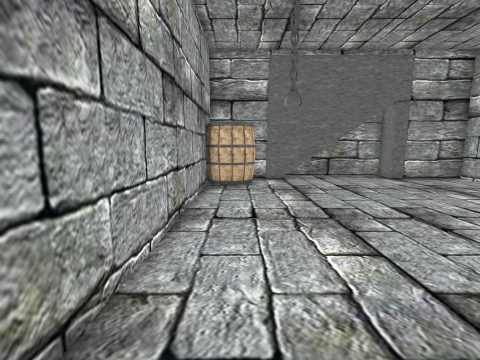
[1] (above)

12 first-person views from a walk through a 3-D level made in the Unity game engine. The camera is 1.3 m above the floor, tilts 8° down and sees 90° across. The floor is counted in squares, 0.5 m on a side. Each view is taken from the middle of a square. On the plan, view 1 faces up. The plan holds only what a view shows up to about 17 squares ahead; the rest is blank. The place goes on beyond the plan. The player is left out. Some animated figures are left out.

[2]
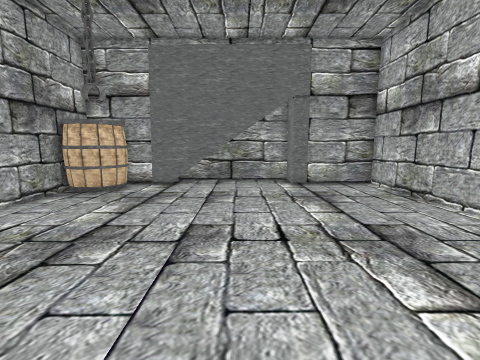

[3]
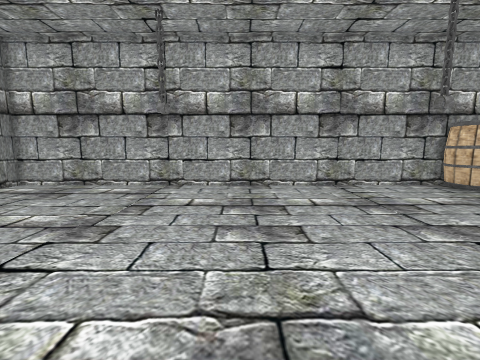

[4]
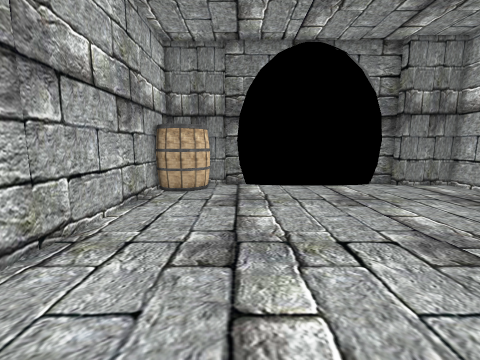

[5]
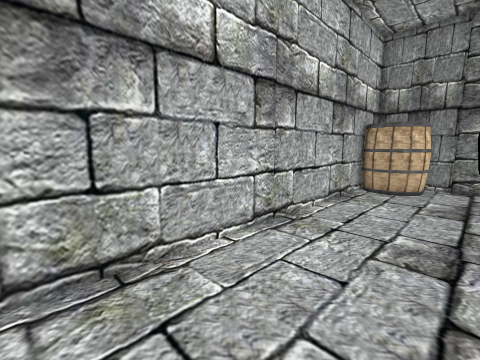

[6]
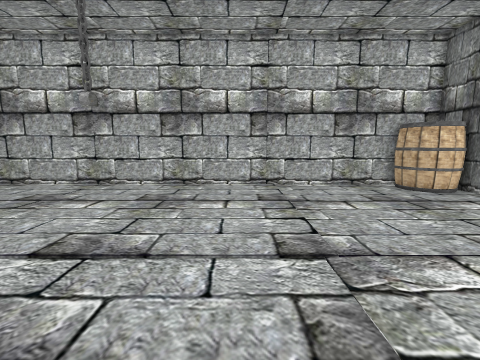

[7]
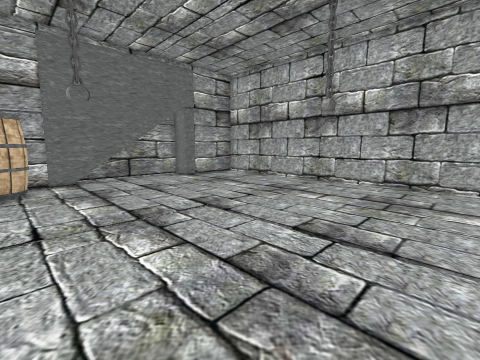

[8]
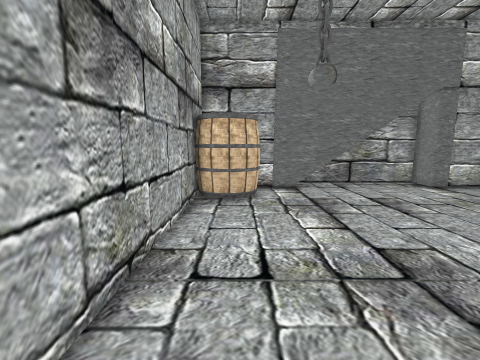

[9]
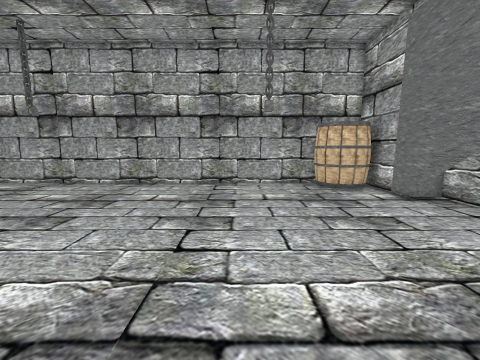

[10]
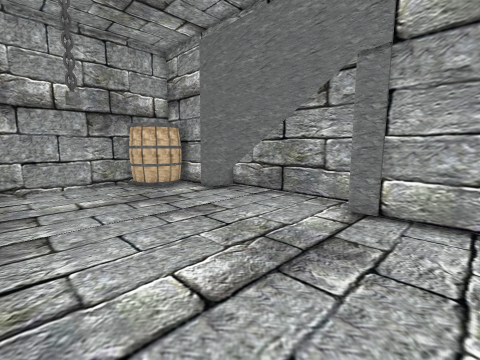

[11]
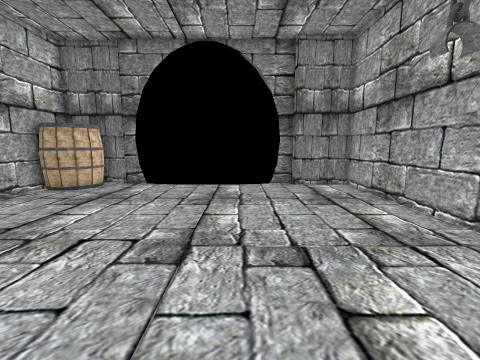

[12]
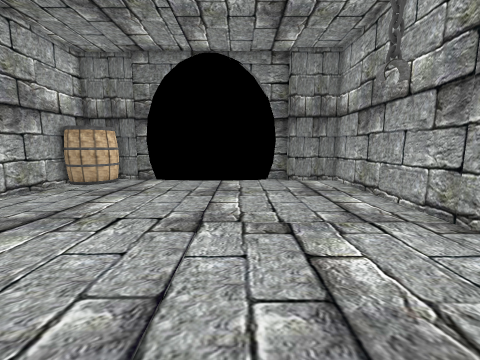

### Floor plan
Key: @ floor where view 1 was taken; # wall or solid block; . floor; B barrel; T thing the floor can be seen under or through.
Columns run from 2 left of view 1 to 17 right of it. Each row starts with its distance up from view 1.
 20      ##########
 19  #####........######
 18   BB##TTTT....##   #
 17    B...............#
 16 B BB...............#
 15 #BB................#
 14 #..................#
 13 #..................#
 12 #..................#
 11 #..................#
 10 #..................#
  9 #..................#
  8 #..................#
  7 #..................#
  6 #............. ....#
  5 #..................#
  4 #..................#
  3 #..................#
  2 #..................#
  1 #..................#
  0 #.@................#
 -1 #..................#
 -2 #..................#
 -3 #..................#
 -4 #..................#
 -5 #..................#
 -6 #..................#
 -7 #..................#
 -8 #..................#
 -9 #..................#
-10 #..................#
-11 #...............BBB#
-12 #...............B  B
-13 ####.         ..B
-14    ###        ####

Positions as (right, up) in squares from view 1, and headings:
1: (0, 0), facing up
2: (8, 2), facing up
3: (14, 2), facing left
4: (12, 3), facing down
5: (12, 4), facing down-right
6: (1, -1), facing right
7: (0, 0), facing up-right
8: (0, 4), facing up
9: (15, 10), facing left
10: (15, 9), facing up-left
11: (5, 3), facing down
12: (5, 5), facing down
